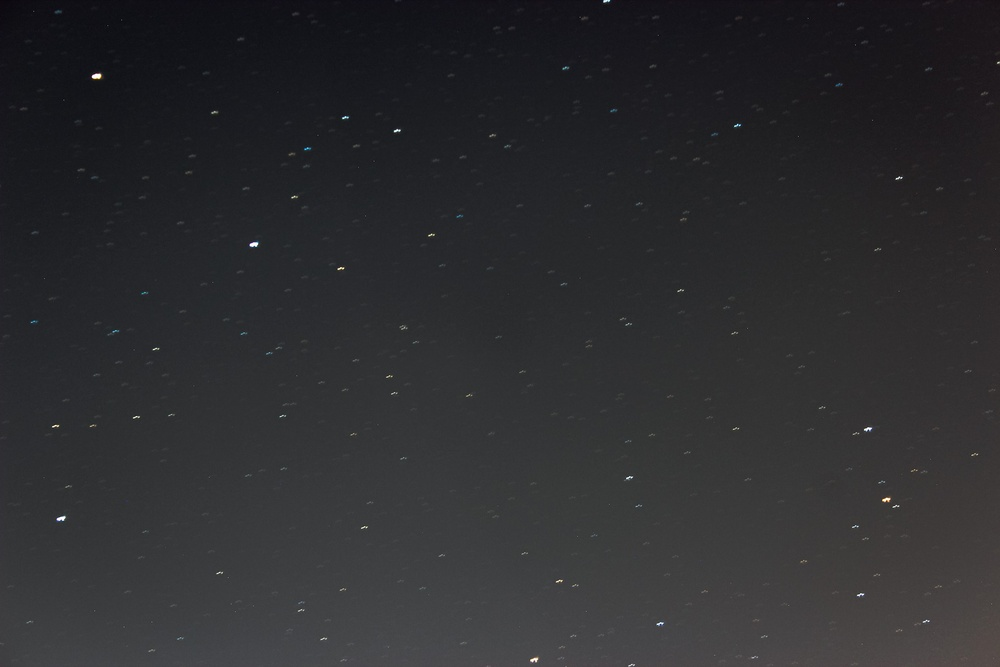
#> input picture docs/edit4.jpg, 1000 x 667 px, shrunk from 2048 x 1365 before the run, found by its file name
$ python main.py
#> lines starting #> are read from the running program, lines starting #| are printed output that depends on the picture; after the words box and inside, x2 and y2 are one past the last pixel; in counts of white or black regions, pixels touching at a corner belong together
import cv2 as cv
import numpy as np
from matplotlib import pyplot as plt

img = cv.imread("/Users/nikodembartnik/Documents/git/StarTrckr/docs/edit4.jpg")
#> img is the input picture: shape (667, 1000, 3); mean B, G, R 47.3, 44.9, 44.8
img = cv.cvtColor(img, cv.COLOR_BGR2GRAY)
#> img: shape (667, 1000)
assert img is not None, "file could not be read, check with os.path.exists()"
ret, thresholded_image = cv.threshold(img, 127, 255, cv.THRESH_BINARY)
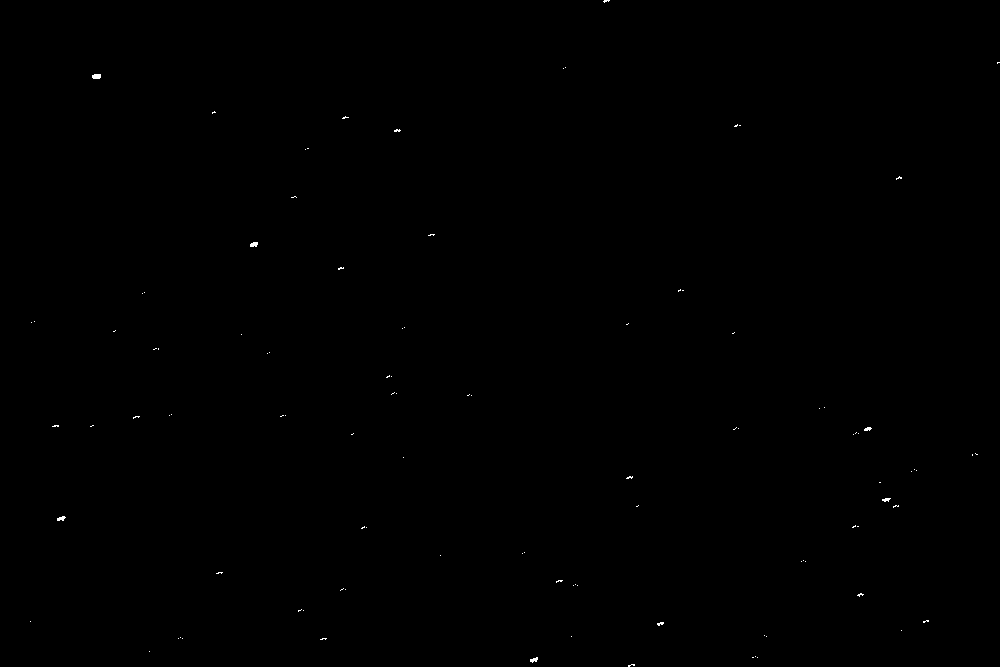
#> thresholded_image: shape (667, 1000); 0.08% white in thin lines or dots
# img = cv.normalize(img, None, 0, 1.0, cv.NORM_MINMAX, dtype=cv.CV_32F)
thresholded_image = cv.convertScaleAbs(thresholded_image)
cv.imshow("processed", thresholded_image)
# plt.hist(img.ravel(), 1, [0, 1])
# plt.show()

contours, _ = cv.findContours(
    thresholded_image, cv.RETR_EXTERNAL, cv.CHAIN_APPROX_SIMPLE
)
#> contours = 104 contours, 102 with area under 20; largest, box (x1, y1, x2, y2) and area: (92, 74, 101, 79) 30, (250, 242, 258, 247) 22
# print(contours)
contours = sorted(contours, key=cv.contourArea, reverse=True)


result_image = np.zeros_like(img)

# Draw all the blobs (contours) on the result_image
for contour in contours[:10]:
    M = cv.moments(contour)
    cX = int(M["m10"] / M["m00"])
    cY = int(M["m01"] / M["m00"])
    cv.circle(result_image, (cX, cY), 20, (255, 0, 0), -1)
#> this loop made 10 passes
#> (cX, cY) on passes 1 to 10: (96, 76), (253, 244), (60, 518), (533, 659), (867, 428), (885, 499), (660, 623), (396, 130), (859, 594), (629, 477)
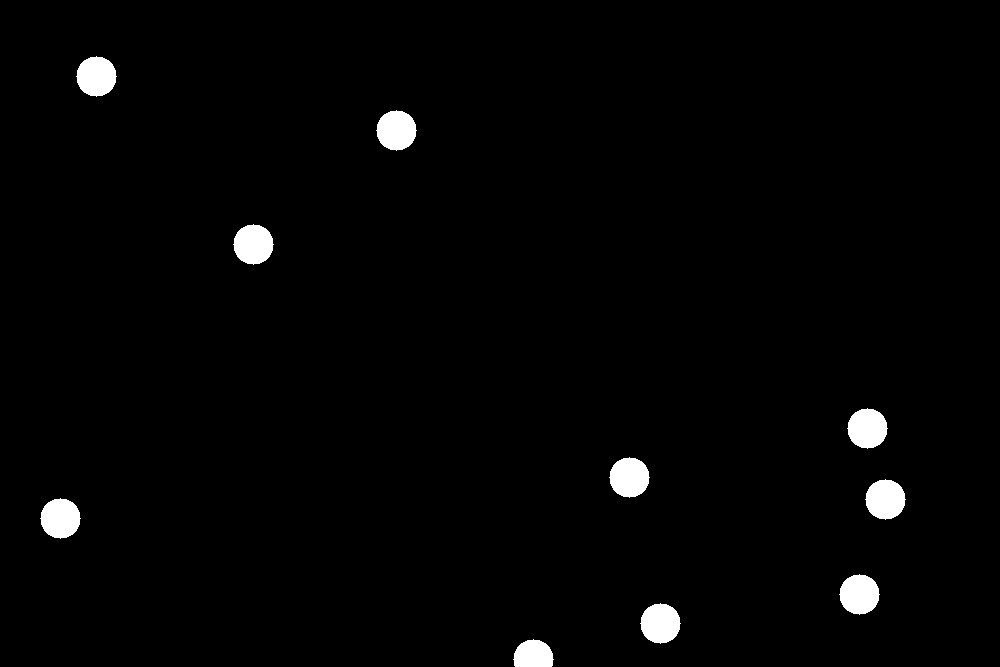
#> result_image: shape (667, 1000); 1.8% white; 10 white regions, largest, box (x1, y1, x2, y2) and area: (76, 56, 117, 97) 1257, (376, 110, 417, 151) 1257, (233, 224, 274, 265) 1257
    # mask = np.zeros_like(thresholded_image)
    # cv.drawContours(mask, [contour], 0, 255, -1)

# calculate and print center points for each blob
for contour in contours[:10]:
    M = cv.moments(contour)
    cX = int(M["m10"] / M["m00"])
    cY = int(M["m01"] / M["m00"])
    print(f"center point: ({cX}, {cY})")

result_image = cv.addWeighted(img, 0.8, result_image, 0.7, 0)
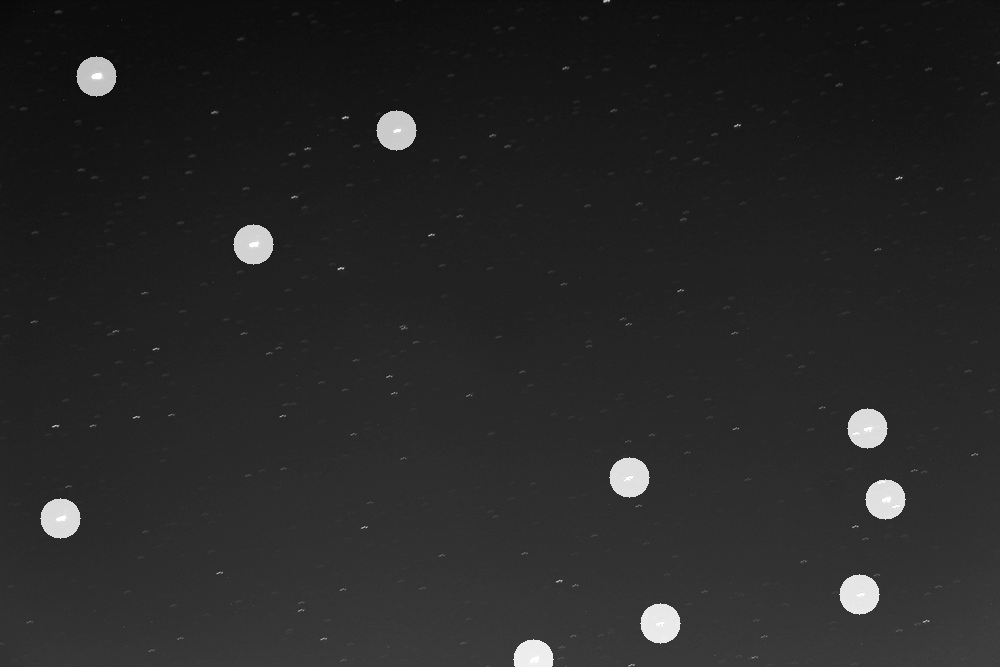
#> result_image: shape (667, 1000); min 3, max 255, mean 39.3
# Display the result image with all blobs
cv.imshow("All Blobs", result_image)


cv.imshow("original", img)
cv.imshow("processed", thresholded_image)
cv.waitKey(0)
cv.destroyAllWindows()

# [7 lines of commented-out code are left out]

$ run again, with docs/edit1.jpg copied over docs/edit4.jpg
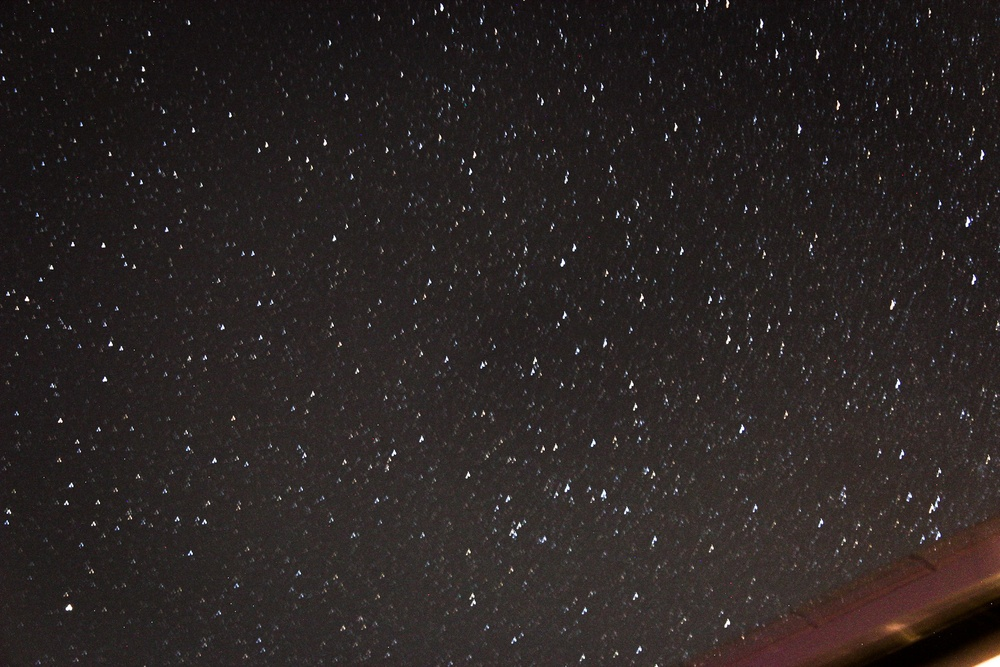
#> input picture docs/edit1.jpg, 1000 x 667 px, shrunk from 2048 x 1365 before the run, found by its file name
#> img is the input picture: shape (667, 1000, 3); mean B, G, R 35.1, 36.2, 42.4
#> img: shape (667, 1000)
#> `ret, thresholded_image = cv.threshold(img, 127, 255, cv.THRESH_BINARY)`:
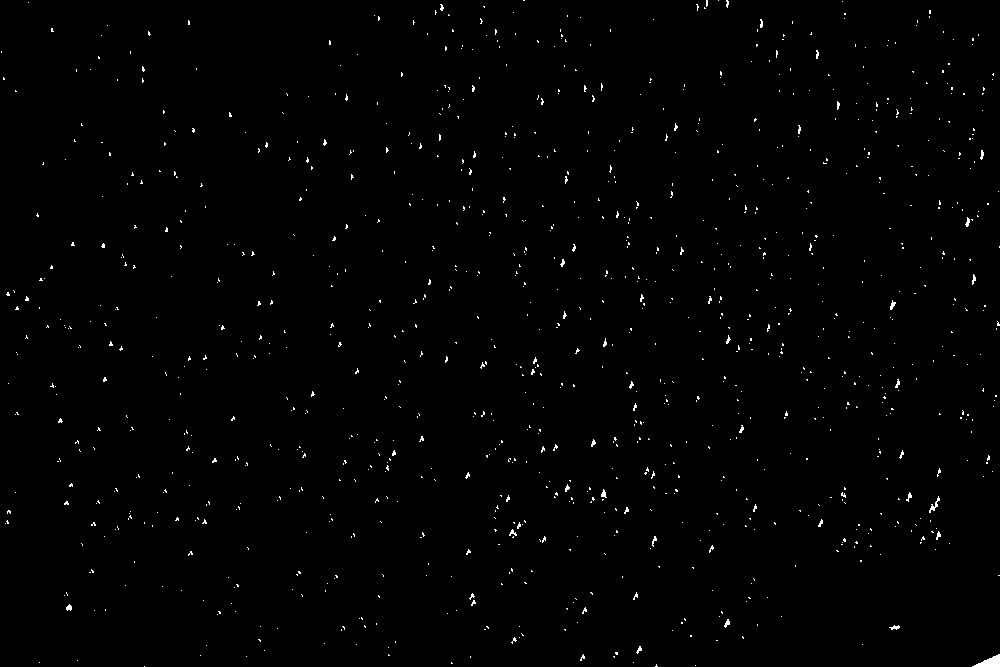
#> thresholded_image: shape (667, 1000); 0.74% white in thin lines or dots
#> contours = 1075 contours, 1072 with area under 20; largest, box (x1, y1, x2, y2) and area: (972, 654, 1000, 667) 163, (929, 496, 940, 513) 31, (66, 604, 72, 611) 20
#> the loop `for contour in contours[:10]:` made 10 passes
#> (cX, cY) on passes 1 to 8: (990, 661), (934, 505), (68, 607), (892, 304), (894, 627), (603, 493), (726, 622), (967, 221)
#> `result_image = cv.addWeighted(img, 0.8, result_image, 0.7, 0)`:
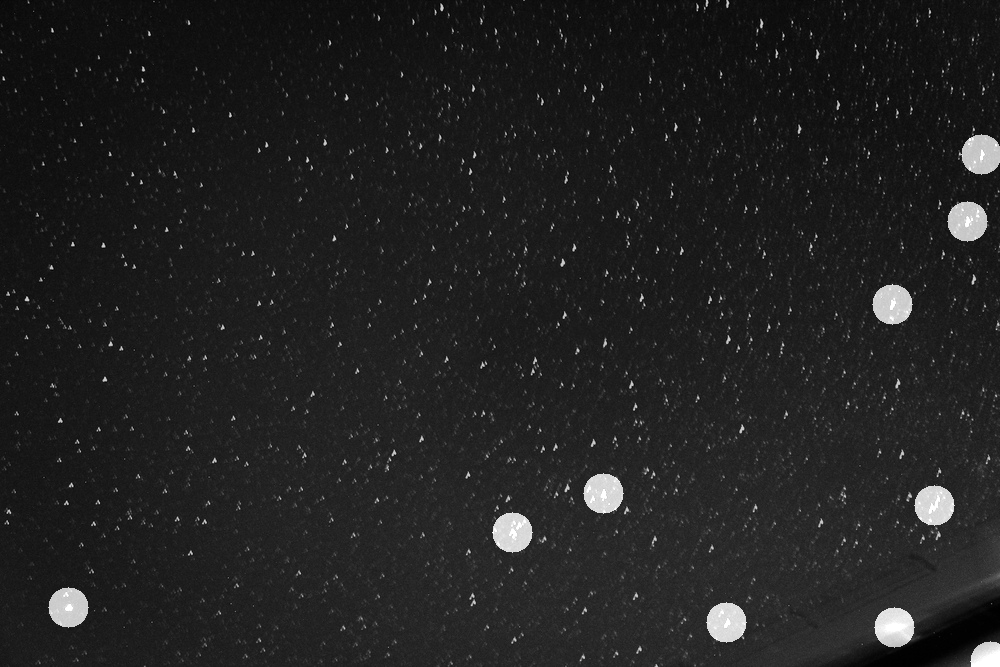
#> result_image: shape (667, 1000); min 0, max 255, mean 33.5
